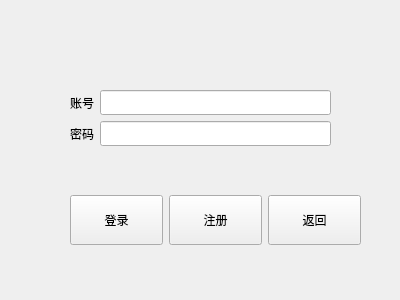
<?xml version="1.0" encoding="UTF-8"?>
<ui version="4.0">
 <class>login</class>
 <widget class="QWidget" name="login">
  <property name="geometry">
   <rect>
    <x>0</x>
    <y>0</y>
    <width>400</width>
    <height>300</height>
   </rect>
  </property>
  <property name="windowTitle">
   <string>Form</string>
  </property>
  <widget class="QLabel" name="sign">
   <property name="geometry">
    <rect>
     <x>130</x>
     <y>20</y>
     <width>151</width>
     <height>31</height>
    </rect>
   </property>
   <property name="font">
    <font>
     <family>Tetris</family>
     <pointsize>12</pointsize>
    </font>
   </property>
   <property name="text">
    <string/>
   </property>
  </widget>
  <widget class="QWidget" name="horizontalLayoutWidget">
   <property name="geometry">
    <rect>
     <x>70</x>
     <y>180</y>
     <width>291</width>
     <height>80</height>
    </rect>
   </property>
   <property name="font">
    <font>
     <family>Tetris</family>
    </font>
   </property>
   <layout class="QHBoxLayout" name="horizontalLayout">
    <item>
     <widget class="QPushButton" name="log">
      <property name="minimumSize">
       <size>
        <width>0</width>
        <height>50</height>
       </size>
      </property>
      <property name="font">
       <font>
        <family>Tetris</family>
       </font>
      </property>
      <property name="text">
       <string>登录</string>
      </property>
     </widget>
    </item>
    <item>
     <widget class="QPushButton" name="signUp">
      <property name="minimumSize">
       <size>
        <width>0</width>
        <height>50</height>
       </size>
      </property>
      <property name="font">
       <font>
        <family>Tetris</family>
       </font>
      </property>
      <property name="text">
       <string>注册</string>
      </property>
     </widget>
    </item>
    <item>
     <widget class="QPushButton" name="cancel">
      <property name="minimumSize">
       <size>
        <width>0</width>
        <height>50</height>
       </size>
      </property>
      <property name="font">
       <font>
        <family>Tetris</family>
       </font>
      </property>
      <property name="text">
       <string>返回</string>
      </property>
     </widget>
    </item>
   </layout>
  </widget>
  <widget class="QWidget" name="formLayoutWidget">
   <property name="geometry">
    <rect>
     <x>70</x>
     <y>90</y>
     <width>261</width>
     <height>61</height>
    </rect>
   </property>
   <property name="font">
    <font>
     <family>Tetris</family>
    </font>
   </property>
   <layout class="QFormLayout" name="formLayout">
    <item row="0" column="1">
     <widget class="QLineEdit" name="account">
      <property name="font">
       <font>
        <family>Tetris</family>
       </font>
      </property>
     </widget>
    </item>
    <item row="1" column="0">
     <widget class="QLabel" name="label_2">
      <property name="font">
       <font>
        <family>Tetris</family>
       </font>
      </property>
      <property name="text">
       <string>密码</string>
      </property>
     </widget>
    </item>
    <item row="1" column="1">
     <widget class="QLineEdit" name="password">
      <property name="font">
       <font>
        <family>Tetris</family>
       </font>
      </property>
      <property name="echoMode">
       <enum>QLineEdit::Password</enum>
      </property>
     </widget>
    </item>
    <item row="0" column="0">
     <widget class="QLabel" name="label">
      <property name="font">
       <font>
        <family>Tetris</family>
       </font>
      </property>
      <property name="text">
       <string>账号</string>
      </property>
     </widget>
    </item>
   </layout>
  </widget>
 </widget>
 <resources/>
 <connections/>
</ui>
